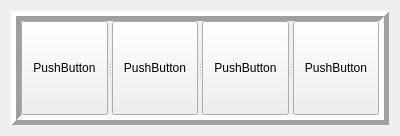
<?xml version="1.0" encoding="UTF-8"?>
<ui version="4.0">
 <class>MyWidget</class>
 <widget class="QWidget" name="MyWidget">
  <property name="geometry">
   <rect>
    <x>0</x>
    <y>0</y>
    <width>400</width>
    <height>136</height>
   </rect>
  </property>
  <property name="windowTitle">
   <string>MyWidget</string>
  </property>
  <layout class="QHBoxLayout" name="horizontalLayout">
   <item>
    <widget class="QSplitter" name="splitter">
     <property name="frameShape">
      <enum>QFrame::Box</enum>
     </property>
     <property name="frameShadow">
      <enum>QFrame::Raised</enum>
     </property>
     <property name="lineWidth">
      <number>5</number>
     </property>
     <property name="orientation">
      <enum>Qt::Horizontal</enum>
     </property>
     <widget class="QPushButton" name="pushButton">
      <property name="text">
       <string>PushButton</string>
      </property>
     </widget>
     <widget class="QPushButton" name="pushButton_2">
      <property name="text">
       <string>PushButton</string>
      </property>
     </widget>
     <widget class="QPushButton" name="pushButton_3">
      <property name="text">
       <string>PushButton</string>
      </property>
     </widget>
     <widget class="QPushButton" name="pushButton_4">
      <property name="text">
       <string>PushButton</string>
      </property>
     </widget>
    </widget>
   </item>
  </layout>
 </widget>
 <layoutdefault spacing="6" margin="11"/>
 <resources/>
 <connections/>
</ui>
